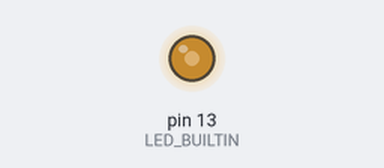
Bench run of a sketch on a simulated Arduino Uno, built with avr-gcc and run on an emulated ATmega328P. On the bench: output pins drawn as LEDs (lit = HIGH).

Above: at 0.1 s.
Timing chart, 0 to 1.6 s (numbered marks = the images above):
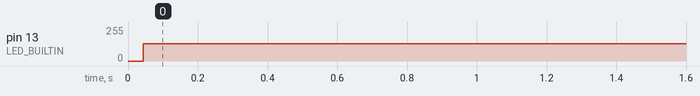

The sketch:

Uno.ino
```cpp
void setup() {
  pinMode(LED_BUILTIN, OUTPUT);
}

void loop() {
  digitalWrite(LED_BUILTIN, HIGH);
  delay(1);
  digitalWrite(LED_BUILTIN, LOW);
  delay(1);
}
```

Measured:
- by itself, pin 13 (LED_BUILTIN): 0/255 → 129/255 at 0.04 s
